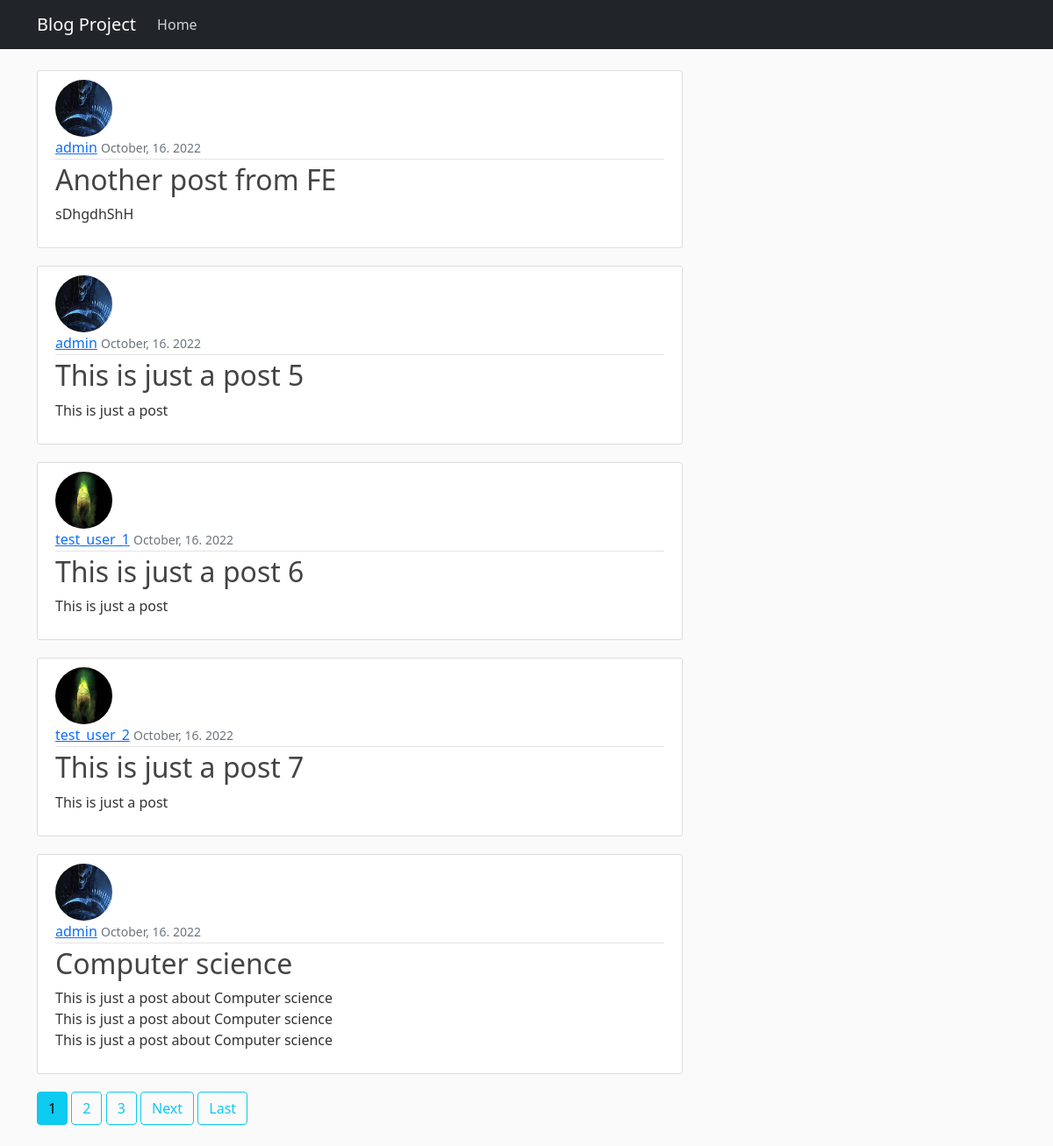
The page / on the database its author committed.
### blog/models.py (models this page shows, shortened)
class PostModel(models.Model):
    title = models.CharField(max_length=100)
    content = models.TextField(max_length=4000)
    date_posted = models.DateTimeField(default=timezone.now)
    author = models.ForeignKey(User, on_delete=models.CASCADE)
    class Meta:
        db_table = 'posts'

### user_registration/models.py (models this page shows, shortened)
class ProfileModel(models.Model):
    user = models.OneToOneField(User, on_delete=models.CASCADE)
    image = models.ImageField(default='default.jpg', upload_to="profile_pics")
    class Meta:
        db_table = 'profile'

### blog/views.py (the view)
# urls.py: path('', PostListView.as_view(), name="blog-home")
class PostListView(ListView):
    model = PostModel
    template_name = 'blog/home.html'
    context_object_name = 'posts'
    ordering = ['-date_posted']
    paginate_by = 5

### templates/blog/home.html (shortened to what this page needs)
{% extends 'blog/base.html' %}
{% block content %}
    {% for item in posts %}
      <article class="media content-section">
        <img class="rounded-circle article-img" src="{{ item.author.profilemodel.image.url }}">
        <div class="media-body">
          <div class="article-metadata">
              <a class="mr-2" href="#">{{ item.author }}</a>
              <small class="text-muted">{{ item.date_posted | date:"F, d. Y"  }}</small>
            </div>
            <h2>{{ item.title }}</h2>
            <p class="article-content">{{ item.content }}</p>
          </div>
        </article>
    {% endfor %}
    {% if is_paginated %}
        {% for num in page_obj.paginator.page_range %}
          {% if page_obj.number == num %}
            <a class="btn btn-info mb-4" href="?page={{ num }}">{{ num }}</a>
          {% elif num > page_obj.number|add:'-3' and  num < page_obj.number|add:'3'%}
            <a class="btn btn-outline-info mb-4" href="?page={{ num }}">{{ num }}</a>
          {% endif %}
        {% endfor %}
        {% if page_obj.has_next %}
          <a class="btn btn-outline-info mb-4" href="?page={{ page_obj.next_page_number }}">Next</a>
          <a class="btn btn-outline-info mb-4" href="?page={{ page_obj.paginator.num_pages }}">Last</a>
        {% endif %}
    {% endif %}
{% endblock content%}

### templates/blog/base.html (shortened to what this page needs)
{% load static %}
<!DOCTYPE html>
<html >
<head>
    <link href="https://cdn.jsdelivr.net/npm/bootstrap@5.0.2/dist/css/bootstrap.min.css" rel="stylesheet">
    <link rel="stylesheet" type="text/css" href="{% static 'blog/main.css' %}">
</head>
<body>
    <header class="site-header">
        <nav class="navbar navbar-dark navbar-expand-md bg-dark fixed-top">
            <div class="container">
            <a class="navbar-brand mr-4" href="{% url 'blog-home' %}">Blog Project</a>
            <div class="collapse navbar-collapse" id="navbarToggle">
                <div class="navbar-nav mr-auto">
                <a class="nav-item nav-link" href="{% url 'blog-home' %}">Home</a>
                </div>
            </div>
            </div>
        </nav>
    </header>
    <main role="main" class="container">
        <div class="row">
          <div class="col-md-8">
            {% block content %}{% endblock %}
          </div>
        </div>
      </main>
</body>
</html>

### static/blog/main.css (style rules this page uses)
body { background: #fafafa; color: #333333; margin-top: 5rem; }
h1, h2, h3, h4, h5, h6 { color: #444444; }
.site-header .navbar-nav .nav-link { color: #cbd5db; }
.content-section { background: #ffffff; padding: 10px 20px; border: 1px solid #dddddd; border-radius: 3px; margin-bottom: 20px; }
.article-content { white-space: pre-line; }
.article-img { height: 65px; width: 65px; }
.article-metadata { padding-bottom: 1px; margin-bottom: 4px; border-bottom: 1px solid #e3e3e3 }

### rows shown on the page
PostModel: author.profilemodel.image (picture), author "admin", date_posted "October, 16. 2022", title "Another post from FE", content "sDhgdhShH"
PostModel: author.profilemodel.image (picture), author "admin", date_posted "October, 16. 2022", title "This is just a post 5", content "This is just a post"
PostModel: author.profilemodel.image (placeholder picture), author "test_user_1", date_posted "October, 16. 2022", title "This is just a post 6", content "This is just a post"
PostModel: author.profilemodel.image (placeholder picture), author "test_user_2", date_posted "October, 16. 2022", title "This is just a post 7", content "This is just a post"
PostModel: author.profilemodel.image (picture), author "admin", date_posted "October, 16. 2022", title "Computer science", content "This is just a post about Computer science This is just a post about Computer science This is just a post about Computer science"

### other values the page prints
{{ num }} "1"
{{ num }} "2" "3"
